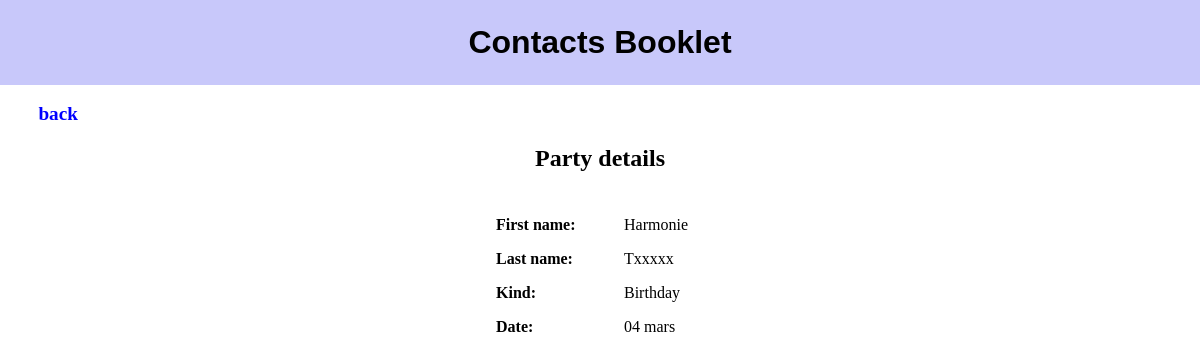
The page /parties/details/1/ (signed in) on the database its author committed.
### contacts_app/models.py (models this page shows, shortened)
class Party(models.Model):
    first_name = models.CharField(max_length=30)
    last_name = models.CharField(max_length=30)
    party_name = models.CharField(max_length=30, verbose_name='Kind')
    party_date = models.CharField(max_length=30, verbose_name='Date')
    fk_user = models.ForeignKey(User, on_delete=models.CASCADE)
    REQUIRED_FIELDS = ['first_name','last_name', 'party_name', 'date']

### contacts_app/views.py (the view)
# urls.py: path('parties/details/<int:id>/', contacts_app.views.partyDetails, name="partyDetails"),
@login_required
def partyDetails(request, id):
    party = Party.objects.get(id=id)
    return render(request, 'partiesForms/partyDetails.html', context={'party' : party})

### contacts_app/templates/partiesForms/partyDetails.html (shortened to what this page needs)
{% extends 'base1.html' %}
{% load static %}
{% block css %}
    <link rel="stylesheet" href="{% static 'partyDetails.css' %}"/>
{% endblock %}
{% block content %}
<br>
<a href="{% url 'parties' %}">back</a>
<h2>Party details</h2>
    <p><span class="label">First name:</span><span class="info">{{ party.first_name }}</span></p>
    <p><span class="label">Last name:</span><span class="info">{{ party.last_name }}</span></p>
    <p><span class="label">Kind:</span><span class="info">{{ party.party_name}}</span></p>
    <p><span class="label">Date:</span><span class="info">{{ party.party_date}}</span></p>
{% endblock content %}

### contacts_app/static/style2.css (style rules this page uses)
body { margin: 0px; }

### contacts_app/static/partyDetails.css (style rules this page uses)
h2 { text-align: center; padding-bottom: 1em; }
a { font-size: 1.2em; text-decoration: none; font-weight: bold; color: blue; padding-left: 2em; }
p { text-align: center; white-space: nowrap; }
.label { display: inline-block; text-align: left; width: 8em; font-weight: bold; }
.info { text-align: left; display: inline-block; width: 5em; }

### rows shown on the page
Party: first_name "Harmonie", last_name "Txxxxx", party_name "Birthday", party_date "04 mars"
